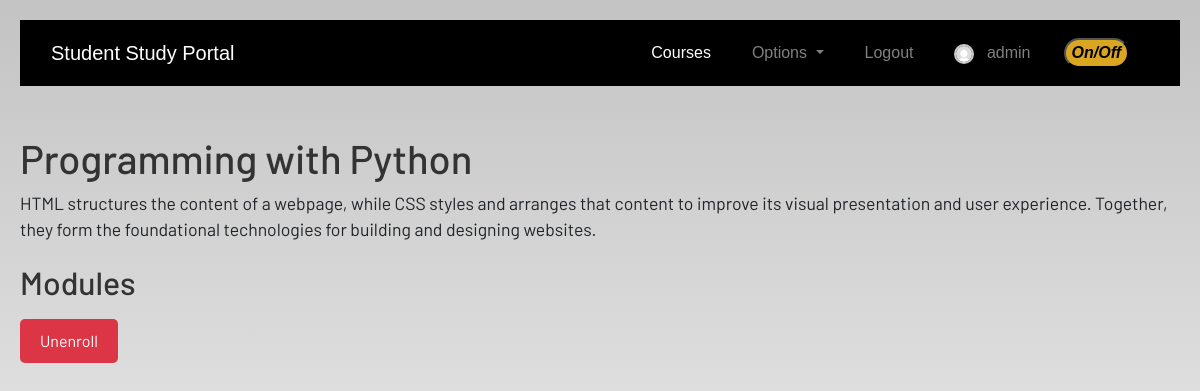
Page /courses/course/3/ (signed in) on the committed database.
### course_enlistment/models.py (models this page shows, shortened)
class Course(models.Model):
    title = models.CharField(max_length=200)
    description = models.TextField()
    course_image = models.ImageField(upload_to='course_image', null=True, blank=True)
    created_at = models.DateTimeField(auto_now_add=True)
    updated_at = models.DateTimeField(auto_now=True)
    duration = models.DurationField(null=True, blank=True)

### course_enlistment/views.py (the view)
# urls.py: path('course/<int:course_id>/', views.course_detail, name='course_detail'),
@login_required
def course_detail(request, course_id):
    course = get_object_or_404(Course, id=course_id)
    modules = course.modules.all()
    enrolled = models.Enrollment.objects.filter(user=request.user, course=course).exists()
    return render(request, 'course_enlistment/course_detail.html', {'course': course, 'modules': modules, 'enrolled': enrolled})

### course_enlistment/templates/course_enlistment/course_detail.html (shortened to what this page needs)
{% extends 'dashboard/base.html' %}
{% block content %}
<!DOCTYPE html>
<html lang="en">
<head>
</head>
<body>
    <h1>{{ course.title }}</h1>
    <p class="course-description">{{ course.description }}</p>
    <h2>Modules</h2>
    <button class="btn btn-primary unenroll-btn" data-course-id="{{ course.id }}">Unenroll</button>
</html>
{% endblock %}

### dashboard/templates/dashboard/base.html (shortened to what this page needs)
<!DOCTYPE html>
{% load static %}
<html lang="en">
  <head>
    <link
      rel="stylesheet"
      href="https://stackpath.bootstrapcdn.com/bootstrap/4.3.1/css/bootstrap.min.css"
    />
    <link
      rel="stylesheet"
      href="https://use.fontawesome.com/releases/v5.7.2/css/all.css"
    />
    <link rel="stylesheet" href="{% static 'css/main.css' %}" />
  </head>
  <body>
    <header>
      <nav class="navbar navbar-expand-lg navbar-dark bg-dark">
        <div class="container-fluid">
          <a class="navbar-brand" href="{% url 'dashboard' %}">Student Study Portal</a>
          <div
            class="collapse navbar-collapse justify-content-end"
            id="navbarSupportedContent"
          >
            <ul class="navbar-nav mb-2 mb-lg-0">
              <li class="nav-item">
                <a class="nav-link active" aria-current="page" href="{%url 'course_list' %}">Courses</a>
              </li>
              <li class="nav-item dropdown">
                <a
                  class="nav-link dropdown-toggle"
                  href="#"
                  id="navbarDropdown"
                  role="button"
                  data-toggle="dropdown"
                  aria-haspopup="true"
                  aria-expanded="false"
                >
                  Options
                </a>
              </li>
              <li class="nav-item">
                <a class="nav-link" href="{% url 'logout' %}">Logout</a>
              </li>
              <li class="nav-item">
                <a class="nav-link" href="{% url 'profile' %}">
                    <img src="{% static 'images/default-profile-pic.png' %}" alt="Profile-Pic" width="20" height="20">
                    {{ request.user.username }}
                </a>
            </li>
            <li class="nav-item">
              <div><button
                style="border-radius:25px;
                 background-color:goldenrod"
                     onclick="changeColor()">
                    <i>
                        <b>
                 On/Off
                    </b>
                </i>
                </button>
            </div>
            </li>
            </ul>
          </div>
        </div>
      </nav>
    </header>
    <br /><br />
    <main>
      {% block content %}
      {% endblock content %}
    </main>
  </body>
</html>

### static/css/main.css (style rules this page uses)
html { scroll-behavior: smooth; height: 100%; width: 100%; }
main { font-family: Barlow, Quicksand, Rubik, sans-serif, serif, 'Times New Roman', Times, serif !important; }
.navbar { background-color: rgb(0, 0, 0) !important; }
a { text-decoration: none !important; color: black; }
.navbar .nav-item { display: flex; align-items: center; padding: 5px; margin-right: 15px; }
.navbar .nav-item img { border-radius: 50%; margin-right: 8px; border: 2px solid #ccc; width: 20px; height: 20px; }
html, body { max-width: 100%; overflow-x: hidden; height: 100%; width: 100%; }
body { background: linear-gradient(rgba(0, 0, 0, 0.2), rgba(255, 255, 255, 0.5)); overflow-x: hidden; background-repeat: no-repeat; }

### course_enlistment/templates/course_enlistment/course_detail.html (style rules this page uses)
body { font-family: Arial, sans-serif; background-color: #f4f4f4; margin: 0; padding: 20px; }
h1, h2 { color: #333; }
.course-description { font-size: 1.1em; margin-bottom: 20px; }
.unenroll-btn { background-color: #dc3545; color: white; padding: 10px 20px; font-size: 16px; border: none; border-radius: 5px; cursor: pointer; margin-top: 10px; }

### rows in the picture
Course: title "Programming with Python", description "HTML structures the content of a webpage, while CSS styles and arranges that content to improve its visual presentation and user experience. Together, they form the foundational technologies for building and designing websites."

### other values in the picture
{{ request.user.username }} "admin"
